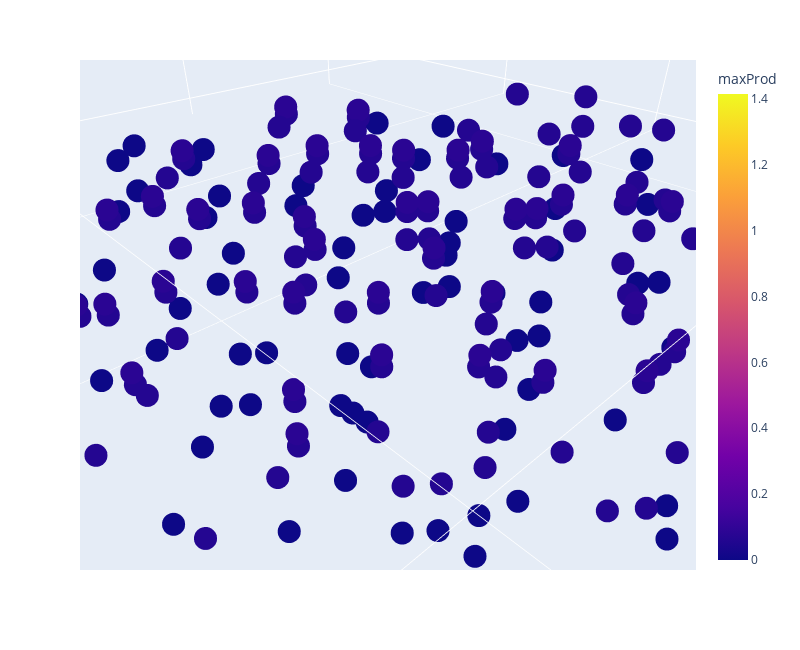

This figure's notebook cell:
### Code cell
fig = px.scatter_3d(df1, x='principal component 1', y='principal component 2', z='maxProd',
              color='maxProd', width=800, height=650)
fig.show()

### Figure 1 — Plotly figure (JSON) as saved in the notebook; plotly's stock layout.template omitted (floating-point values rounded to 4 significant figures; data arrays with more than 128 entries replaced by an {"elided": "..."} marker saying what was removed)
{"data": [{"hovertemplate": "principal component 1=%{x}<br>principal component 2=%{y}<br>maxProd=%{marker.color}<extra></extra>", "legendgroup": "", "marker": {"color": {"elided": "1023 float values"}, "coloraxis": "coloraxis", "symbol": "circle"}, "mode": "markers", "name": "", "scene": "scene", "showlegend": false, "type": "scatter3d", "x": {"elided": "1023 float values"}, "y": {"elided": "1023 float values"}, "z": {"elided": "1023 float values"}}], "layout": {"coloraxis": {"colorbar": {"title": {"text": "maxProd"}}, "colorscale": [[0, "#0d0887"], [0.1111, "#46039f"], [0.2222, "#7201a8"], [0.3333, "#9c179e"], [0.4444, "#bd3786"], [0.5556, "#d8576b"], [0.6667, "#ed7953"], [0.7778, "#fb9f3a"], [0.8889, "#fdca26"], [1, "#f0f921"]]}, "dragmode": "pan", "height": 650, "legend": {"tracegroupgap": 0}, "margin": {"t": 60}, "scene": {"aspectmode": "auto", "aspectratio": {"x": 1.168, "y": 1.294, "z": 0.6616}, "camera": {"center": {"x": 0.09463, "y": 0.04699, "z": -0.1453}, "eye": {"x": 0.1369, "y": 0.09198, "z": -0.1032}, "projection": {"type": "perspective"}, "up": {"x": -0.3859, "y": -0.4104, "z": 0.8263}}, "domain": {"x": [0, 1], "y": [0, 1]}, "dragmode": "pan", "xaxis": {"title": {"text": "principal component 1"}, "type": "linear"}, "yaxis": {"title": {"text": "principal component 2"}, "type": "linear"}, "zaxis": {"title": {"text": "maxProd"}, "type": "linear"}}, "width": 800}}
